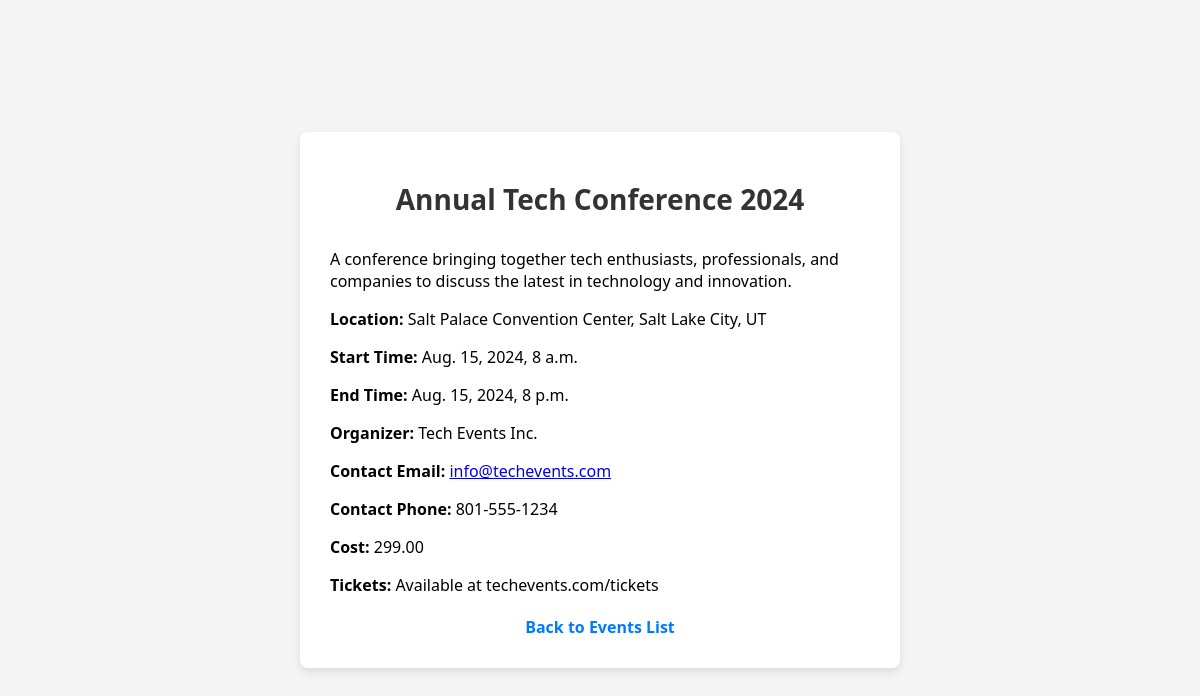
The page /event/1/ on the database its author committed.
### events/models.py (models this page shows, shortened)
class Event(models.Model):
    title = models.CharField(max_length=200)
    description = models.TextField()
    location = models.CharField(max_length=200)
    start_time = models.DateTimeField(null=True, blank=True)
    end_time = models.DateTimeField(null=True, blank=True)
    organizer = models.CharField(max_length=100, blank=True)
    contact_email = models.EmailField(blank=True)
    contact_phone = models.CharField(max_length=20, blank=True)
    cost = models.DecimalField(max_digits=10, decimal_places=2, blank=True, null=True)
    tickets = models.CharField(max_length=200, blank=True, null=True)

### events/views.py (the view)
# urls.py: path('event/<int:pk>/', views.event_detail, name='event_detail'),
def event_detail(request, pk):
    event = Event.objects.get(pk=pk)
    return render(request, 'events/event_detail.html', {'event': event})

### events/templates/events/event_detail.html (shortened to what this page needs)
{% load static %}
<!DOCTYPE html>
<html>
<head>
    <link rel="stylesheet" type="text/css" href="{% static 'events/css/styles.css' %}">
</head>
<body>
    <div class="container">
        <h1>{{ event.title }}</h1>
        <div class="event-detail">
            {% if event.description %}
                <p>{{ event.description }}</p>
            {% endif %}
            {% if event.location %}
                <p><strong>Location:</strong> {{ event.location }}</p>
            {% endif %}
            {% if event.start_time %}
                <p><strong>Start Time:</strong> {{ event.start_time }}</p>
            {% endif %}
            {% if event.end_time %}
                <p><strong>End Time:</strong> {{ event.end_time }}</p>
            {% endif %}
            {% if event.organizer %}
                <p><strong>Organizer:</strong> {{ event.organizer }}</p>
            {% endif %}
            {% if event.contact_email %}
                <p><strong>Contact Email:</strong> <a href="mailto:{{ event.contact_email }}">{{ event.contact_email }}</a></p>
            {% endif %}
            {% if event.contact_phone %}
                <p><strong>Contact Phone:</strong> {{ event.contact_phone }}</p>
            {% endif %}
            {% if event.cost %}
                <p><strong>Cost:</strong> {{ event.cost }}</p>
            {% endif %}
            {% if event.tickets %}
                <p><strong>Tickets:</strong> {{ event.tickets }}</p>
            {% endif %}
        </div>
        <a href="{% url 'event_list' %}" class="back-link">Back to Events List</a>
    </div>
</body>
</html>

### events/static/events/css/styles.css (style rules this page uses)
body { font-family: 'Segoe UI', Tahoma, Geneva, Verdana, sans-serif; background-color: #f4f4f4; margin: 0; padding: 0; display: flex; justify-content: center; align-items: center; min-height: 100vh; }
.container { background-color: #fff; border-radius: 8px; box-shadow: 0 4px 8px rgba(0, 0, 0, 0.1); padding: 30px; max-width: 600px; width: 100%; box-sizing: border-box; }
h1 { color: #333; font-size: 28px; text-align: center; margin-bottom: 30px; font-weight: bold; }
.back-link { display: block; margin-top: 20px; text-align: center; color: #007bff; text-decoration: none; font-weight: bold; transition: color 0.2s; }

### rows shown on the page
Event: title "Annual Tech Conference 2024", description "A conference bringing together tech enthusiasts, professionals, and companies to discuss the latest in technology and innovation.", location "Salt Palace Convention Center, Salt Lake City, UT", start_time "Aug. 15, 2024, 8 a.m.", end_time "Aug. 15, 2024, 8 p.m.", organizer "Tech Events Inc.", contact_email "info@techevents.com", contact_phone "801-555-1234", cost "299.00", tickets "Available at techevents.com/tickets"
